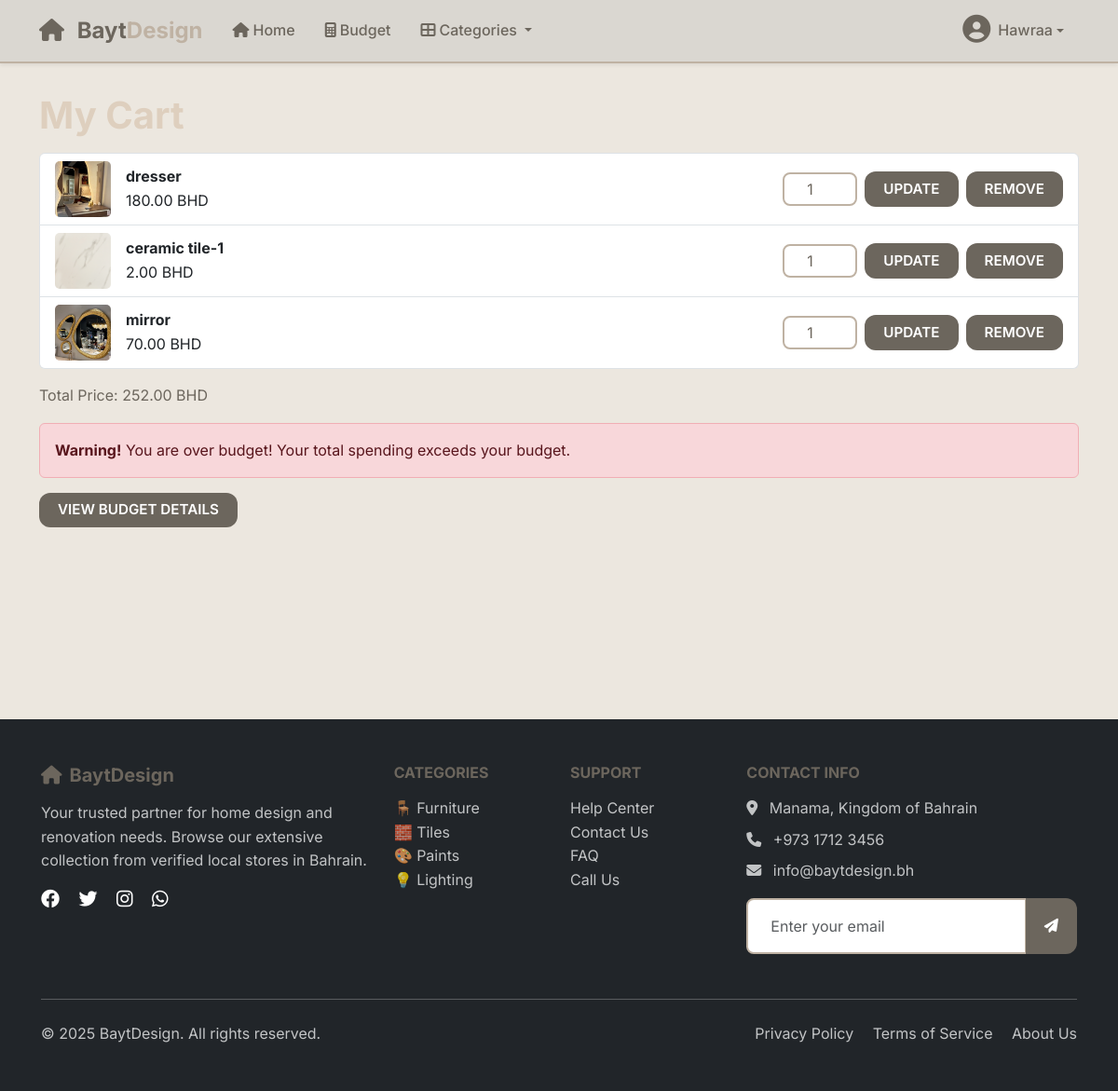
Page /cart/ (signed in) on the committed database.
### main_app/models.py (models this page shows, shortened)
class Cart(models.Model):
    user = models.ForeignKey(User, on_delete=models.CASCADE)
    product = models.ForeignKey(Product, on_delete=models.CASCADE)
    quantity = models.PositiveIntegerField(default=1)
    added_at = models.DateTimeField(auto_now_add=True)

class Product(models.Model):
    shop = models.ForeignKey(Shop, on_delete=models.CASCADE)
    name = models.CharField(max_length=200)
    price = models.DecimalField(max_digits=10, decimal_places=2)
    description = models.TextField(blank=True, null=True)
    image = models.ImageField(upload_to='product_images/', blank=True, null=True)  # Added image field
    is_available = models.BooleanField(default=True)

### main_app/views.py (the view)
# urls.py: path('cart/', views.cart_view, name='cart'),
@login_required
def cart_view(request):
    from decimal import Decimal, InvalidOperation
    cart_items = Cart.objects.filter(user=request.user)
    total_price = Decimal('0')
    for item in cart_items:
        try:
            total_price += item.product.price * item.quantity
        except (InvalidOperation, TypeError):
            pass
    budget = None
    try:
        budget = Budget.objects.filter(user=request.user).first()
        if not budget:
            budget = Budget.objects.create(user=request.user, total=Decimal('0'))
        Decimal(str(budget.total))
    except (InvalidOperation, ValueError):
        if budget:
            budget.total = Decimal('0')
            budget.save()
        else:
            budget = Budget.objects.create(user=request.user, total=Decimal('0'))
    try:
        is_over_budget = total_price > budget.total if budget.total > 0 else False
        over_budget_amount = total_price - budget.total if is_over_budget else Decimal('0')
        budget_percentage = (total_price / budget.total * Decimal('100')) if budget.total > 0 else Decimal('0')
        is_near_budget = total_price > (budget.total * Decimal('0.9')) if budget.total > 0 else False
    except (InvalidOperation, TypeError, ZeroDivisionError):
        is_over_budget = False
        over_budget_amount = Decimal('0')
        budget_percentage = Decimal('0')
        is_near_budget = False
    return render(request, 'cart.html', {
        'cart_items': cart_items,
        'total_price': total_price,
        'budget': budget.total,
        'is_over_budget': is_over_budget,
        'over_budget_amount': over_budget_amount,
        'budget_percentage': budget_percentage,
        'is_near_budget': is_near_budget,
    })

### main_app/templates/cart.html (shortened to what this page needs)
{% extends 'base.html' %}
{% load static %}
{% block content %}
<div class="container py-4">
    <h1>My Cart</h1>
    {% if cart_items %}
        <ul class="list-group mb-3">
        {% for item in cart_items %}
            <li class="list-group-item d-flex justify-content-between align-items-center">
                <div class="d-flex align-items-center gap-3">
                    {% if item.product.image %}
                        <img src="{{ item.product.image.url }}" alt="{{ item.product.name }}" style="width: 60px; height: 60px; object-fit: cover; border-radius: 5px;">
                    {% else %}
                        <img src="{% static 'default-product.png' %}" alt="No image" style="width: 60px; height: 60px; object-fit: cover; border-radius: 5px;">
                    {% endif %}
                    <div>
                        <strong>{{ item.product.name }}</strong><br>
                        {{ item.product.price|floatformat:2 }} BHD
                    </div>
                </div>
                <div class="d-flex align-items-center gap-2">
                    <form method="post" action="{% url 'update_cart_quantity' item.id %}" class="d-flex align-items-center gap-2">
                        <input type="number" name="quantity" value="{{ item.quantity }}" min="1" class="form-control form-control-sm quantity-input" style="width:80px; height:30px">
                        <button type="submit" class="btn btn-sm btn-secondary">Update</button>
                        <a href="{% url 'remove_from_cart' item.id %}" class="btn btn-sm btn-danger">Remove</a>
                    </form>
                </div>
            </li>
        {% endfor %}
        </ul>
        <p>Total Price: {{ total_price|floatformat:2 }} BHD</p>
        {% if is_over_budget %}
        <div class="alert alert-danger mb-3">
            <strong>Warning!</strong> You are over budget! Your total spending exceeds your budget.
        </div>
        {% endif %}
        <p><a href="{% url 'budget' %}" class="btn btn-outline-primary">View Budget Details</a></p>
    {% else %}
        <p>Your cart is empty. <a href="{% url 'home' %}">Shop now</a></p>
    {% endif %}
</div>
{% endblock %}

### main_app/templates/base.html (shortened to what this page needs)
{% load static %}
<!DOCTYPE html>
<html lang="en">
  <head>
    <link href="https://cdn.jsdelivr.net/npm/bootstrap@5.3.2/dist/css/bootstrap.min.css" rel="stylesheet">
    <link rel="stylesheet" href="https://cdnjs.cloudflare.com/ajax/libs/font-awesome/6.4.0/css/all.min.css">
    <link rel="stylesheet" href="{% static 'css/base.css' %}" />
  </head>
  <body>
    <nav class="navbar navbar-expand-lg navbar-light bg-white shadow-sm fixed-top">
      <div class="container">
        <a class="navbar-brand fw-bold" href="/">
          <i class="fas fa-home text-primary me-2"></i>
          <span class="text-primary">Bayt</span><span class="text-secondary">Design</span>
        </a>
        <div class="collapse navbar-collapse" id="navbarNav">
          <ul class="navbar-nav me-auto">
            <li class="nav-item">
              <a class="nav-link" href="/">
                <i class="fas fa-home me-1"></i>Home
              </a>
            </li>
            <li class="nav-item">
              <a class="nav-link" href="{% url 'budget' %}">
                <i class="fas fa-calculator me-1"></i>Budget
              </a>
            </li>
            <li class="nav-item dropdown">
              <a class="nav-link dropdown-toggle" href="#" id="navbarDropdown" role="button" data-bs-toggle="dropdown" aria-expanded="false">
                <i class="fas fa-th-large me-1"></i>Categories
              </a>
            </li>
          </ul>
          <ul class="navbar-nav">
            {% if user.is_authenticated %}
              <li class="nav-item dropdown">
                <a class="nav-link dropdown-toggle d-flex align-items-center" href="#" id="userDropdown" role="button" data-bs-toggle="dropdown" aria-expanded="false">
                  <div class="user-avatar me-2">
                    {% if user.userprofile.profile_picture %}
                      <img src="{{ user.userprofile.profile_picture.url }}" alt="Profile Picture" class="rounded-circle" style="width: 30px; height: 30px; object-fit: cover;">
                    {% else %}
                      <i class="fas fa-user-circle" style="font-size: 30px;"></i>
                    {% endif %}
                  </div>
                  {% if user.first_name %}
                    {{ user.first_name|title }}
                  {% else %}
                    {{ user.username|title }}
                  {% endif %}
                </a>
              </li>
            {% endif %}
          </ul>
        </div>
      </div>
    </nav>
    <main class="main-content">
      {% block content %}{% endblock %}
    </main>
    <footer class="bg-dark text-white py-5 mt-5">
      <div class="container">
        <div class="row">
          <div class="col-lg-4 mb-4">
            <h5 class="text-primary mb-3">
              <i class="fas fa-home me-2"></i>BaytDesign
            </h5>
            <p class="text-light opacity-75">
              Your trusted partner for home design and renovation needs.
              Browse our extensive collection from verified local stores in Bahrain.
            </p>
            <div class="social-links">
              <a href="#" class="text-white me-3">
                <i class="fab fa-facebook fa-lg"></i>
              </a>
              <a href="#" class="text-white me-3">
                <i class="fab fa-twitter fa-lg"></i>
              </a>
              <a href="#" class="text-white me-3">
                <i class="fab fa-instagram fa-lg"></i>
              </a>
              <a href="#" class="text-white">
                <i class="fab fa-whatsapp fa-lg"></i>
              </a>
            </div>
          </div>
          <div class="col-lg-2 col-md-6 mb-4">
            <h6 class="text-uppercase mb-3">Categories</h6>
            <ul class="list-unstyled">
              <li><a href="#" class="text-light opacity-75 text-decoration-none">🪑 Furniture</a></li>
              <li><a href="#" class="text-light opacity-75 text-decoration-none">🧱 Tiles</a></li>
              <li><a href="#" class="text-light opacity-75 text-decoration-none">🎨 Paints</a></li>
              <li><a href="#" class="text-light opacity-75 text-decoration-none">💡 Lighting</a></li>
            </ul>
          </div>
          <div class="col-lg-2 col-md-6 mb-4">
            <h6 class="text-uppercase mb-3">Support</h6>
            <ul class="list-unstyled">
              <li><a href="#" class="text-light opacity-75 text-decoration-none">Help Center</a></li>
              <li><a href="#" class="text-light opacity-75 text-decoration-none">Contact Us</a></li>
              <li><a href="#" class="text-light opacity-75 text-decoration-none">FAQ</a></li>
              <li><a href="tel:+97317123456" class="text-light opacity-75 text-decoration-none">Call Us</a></li>
            </ul>
          </div>
          <div class="col-lg-4 mb-4">
            <h6 class="text-uppercase mb-3">Contact Info</h6>
            <p class="text-light opacity-75 mb-2">
              <i class="fas fa-map-marker-alt me-2"></i>
              Manama, Kingdom of Bahrain
            </p>
            <p class="text-light opacity-75 mb-2">
              <i class="fas fa-phone me-2"></i>
              +973 1712 3456
            </p>
            <p class="text-light opacity-75 mb-3">
              <i class="fas fa-envelope me-2"></i>
              info@baytdesign.bh
            </p>
            <form class="newsletter-form">
              <div class="input-group">
                <input type="email" class="form-control" placeholder="Enter your email" required>
                <button class="btn btn-primary" type="submit">
                  <i class="fas fa-paper-plane"></i>
                </button>
              </div>
            </form>
          </div>
        </div>
        <hr class="my-4 opacity-25">
        <div class="row align-items-center">
          <div class="col-md-6">
            <p class="mb-0 text-light opacity-75">
              &copy; {% now "Y" %} BaytDesign. All rights reserved.
            </p>
          </div>
          <div class="col-md-6 text-md-end">
            <a href="#" class="text-light opacity-75 text-decoration-none me-3">Privacy Policy</a>
            <a href="#" class="text-light opacity-75 text-decoration-none me-3">Terms of Service</a>
            <a href="#" class="text-light opacity-75 text-decoration-none">About Us</a>
          </div>
        </div>
      </div>
    </footer>
  </body>
</html>

### main_app/static/css/base.css (style rules this page uses)
:root { --primary-color: #6c665d; --primary-light: #A69B8D; --primary-dark: #5F7161; --secondary-color: #BFB2A3; --accent-color: #dad7d1; --font-primary: 'Inter', sans-serif; --font-heading: 'Inter', serif; --spacing-xs: 0.25rem; --spacing-sm: 0.5rem; --spacing-md: 1rem; --spacing-lg: 1.5rem; --spacing-xl: 2rem; --spacing-xxl: 3rem; --radius-sm: 0.375rem; --radius-md: 0.5rem; --radius-lg: 0.75rem; --radius-xl: 1rem; --radius-round: 50%; --shadow-sm: 0 1px 3px #5F7161; --shadow-md: 0 4px 6px #5F7161; --shadow-lg: 0 10px 15px #5F7161; --btn-hover-shadow: 0 6px 15px #5F7161; }
* { box-sizing: border-box; }
html { scroll-behavior: smooth; }
body { font-family: var(--font-primary); font-size: 16px; line-height: 1.6; color: var(--primary-color); background-color: #ece7df; min-height: 100vh; margin: 0; padding: 0; }
.main-content { padding-top: 76px; min-height: calc(100vh - 76px); }
h1 { font-family: var(--primary-light); font-weight: 700; line-height: 1.2; color: #decfbe; margin-bottom: var(--spacing-md); }
h2, h3, h4, h5, h6 { font-family: var(--font-heading); font-weight: 700; line-height: 1.2; color: var(--primary-color); margin-bottom: var(--spacing-md); }
.navbar { background: var(--accent-color) !important; border-bottom: 2px solid var(--secondary-color); box-shadow: var(--shadow-md); }
.navbar-brand { font-weight: 800; font-size: 1.5rem; color: var(--primary-color) !important; }
.nav-link { color: var(--primary-color) !important; font-weight: 500; padding: var(--spacing-sm) var(--spacing-md) !important; border-radius: var(--radius-md); position: relative; }
.btn { border: none; border-radius: var(--radius-lg); padding: 0.45rem 1.25rem; font-weight: 600; font-size: 0.95rem; text-transform: uppercase; cursor: pointer; color: white; background-color: var(--primary-color); transition: box-shadow 0.3s ease; }
.btn-primary, .btn-success, .btn-danger, .btn-info, .btn-warning, .btn-secondary, .btn-primary:hover, .btn-success:hover, .btn-danger:hover, .btn-info:hover, .btn-warning:hover, .btn-secondary:hover, .btn-primary:focus, .btn-success:focus, .btn-danger:focus, .btn-info:focus, .btn-warning:focus, .btn-secondary:focus, .btn-primary:active, .btn-success:active, .btn-danger:active, .btn-info:active, .btn-warning:active, .btn-secondary:active { background-color: var(--primary-color) !important; color: white !important; border: none !important; box-shadow: none !important; outline: none !important; }
.form-control { border: 2px solid var(--secondary-color); border-radius: var(--radius-md); padding: var(--spacing-md) var(--spacing-lg); background: white; color: var(--primary-color); font-size: 1rem; }
footer { background: var(--primary-color); color: var(--accent-color); padding: var(--spacing-xl); }
footer a { color: var(--accent-color); text-decoration: none; }
.text-primary { color: var(--primary-color) !important; }
.text-secondary { color: var(--secondary-color) !important; }

### rows in the picture
Cart: product.image (picture), product.name "dresser", product.price "180.00", quantity "1"
Cart: product.image (picture), product.name "ceramic tile-1", product.price "2.00", quantity "1"
Cart: product.image (picture), product.name "mirror", product.price "70.00", quantity "1"

### other values in the picture
{{ user.username|title }} "Hawraa"
{{ total_price|floatformat:2 }} "252.00"
